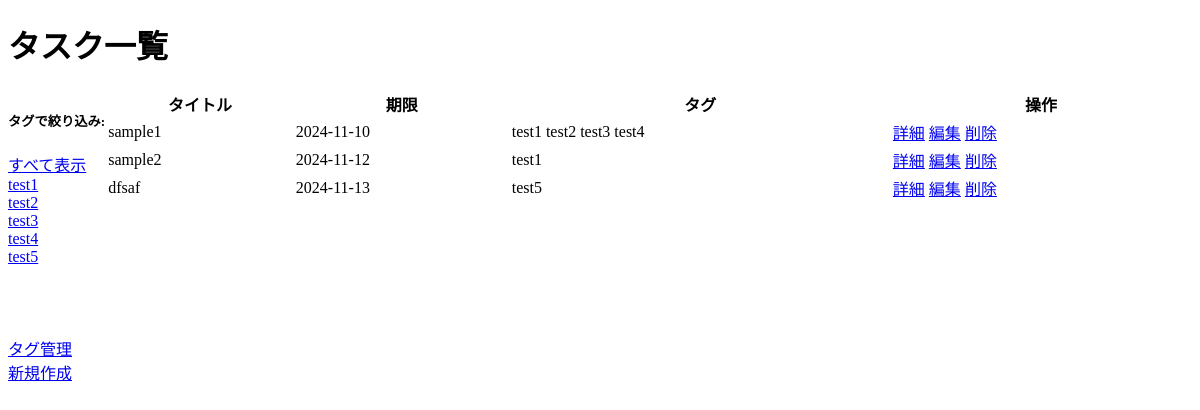
The app's page /, older data.
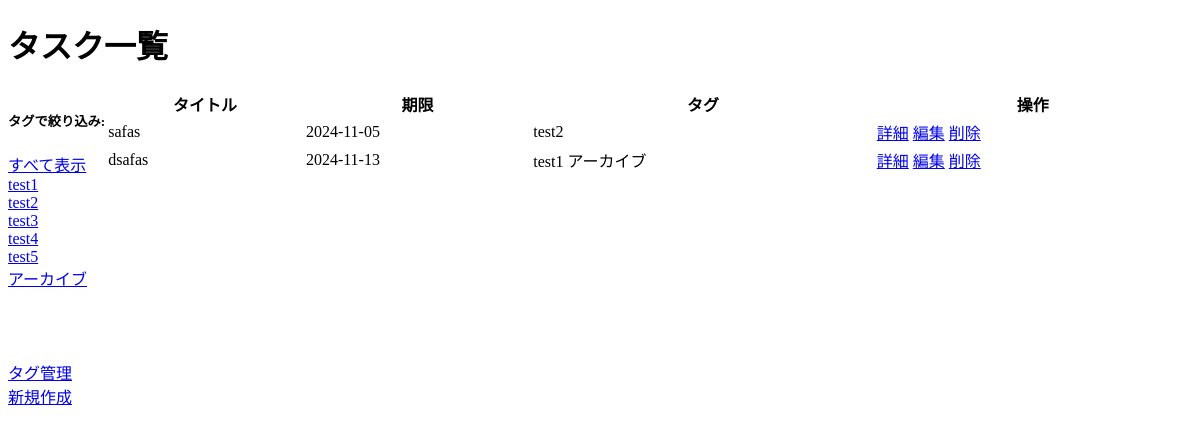
The same page, newer data.
### app.py (models this page shows)
class Tag(db.Model):
    id = db.Column(db.Integer, primary_key=True)
    name = db.Column(db.String(30), nullable=False, unique=True)

class Post(db.Model):
    id = db.Column(db.Integer, primary_key=True)
    title = db.Column(db.String(30), nullable=False)
    detail = db.Column(db.String(100))
    due = db.Column(db.DateTime, nullable=False)
    tags = db.relationship('Tag', secondary=post_tags, lazy='joined',
                          backref=db.backref('posts', lazy=True))

### app.py (the view, shortened to what this page needs)
@app.route("/", methods=['GET', 'POST'])
def index():
    if request.method == 'GET':
        tag_name = request.args.get('tag')
        if tag_name:
            tag = Tag.query.filter_by(name=tag_name).first()
            if tag:
                posts = tag.posts
            else:
                posts = []
        else:
            posts = Post.query.order_by(Post.due).all()
        tags = Tag.query.all()  # すべてのタグを取得
        return render_template('index.html', posts=posts, tags=tags)

### templates/index.html
{% extends 'base.html' %}
{% block head %}
    <link rel="stylesheet" href="../static/style.css">
{% endblock %}
{% block content %}
<h1 class="my-4">タスク一覧</h1>
<div class="container">
    <div class="header-content">
        <div class="mb-4">
            <h5>タグで絞り込み:</h5>
            <div class="d-flex flex-wrap gap-2">
                <a href="/" class="btn btn-outline-primary btn-sm">すべて表示</a><br>
                {% for tag in tags %}
                    <a href="/?tag={{ tag.name }}" class="btn btn-outline-secondary btn-sm">{{ tag.name }}</a><br>
                {% endfor %}
            </div>
        </div>
        <div>
            <br>
            <br>
            <a href="/tags" class="btn btn-secondary mb-3 ms-2">タグ管理</a><br>
            <a href="/create" class="btn btn-primary mb-3">新規作成</a>
        </div>
    </div>
    <div class="table-container">
        <table class="table">
            <thead>
                <tr>
                    <th>タイトル</th>
                    <th>期限</th>
                    <th>タグ</th>
                    <th>操作</th>
                </tr>
            </thead>
            <tbody>
            {% for post in posts %}
                <tr>
                    <td>{{ post.title }}</td>
                    <td>{{ post.due.date() }}</td>
                    <td>
                        {% for tag in post.tags %}
                            <span class="badge bg-secondary">{{ tag.name }}</span>
                        {% endfor %}
                    </td>
                    <td>
                        <a href="/detail/{{ post.id }}" class="btn btn-info btn-sm">詳細</a>
                        <a href="/update/{{ post.id }}" class="btn btn-success btn-sm">編集</a>
                        <a href="/delete/{{ post.id }}" class="btn btn-danger btn-sm">削除</a>
                    </td>
                </tr>
            {% endfor %}
            </tbody>
        </table>
    </div>
</div>
{% endblock %}

### templates/base.html (shortened to what this page needs)
<!DOCTYPE html>
<html lang="ja">
<head>
    {% block head %}{% endblock %}
</head>
<body>
    {% block content %}{% endblock %}
</body>
</html>

### static/style.css (style rules this page uses)
.container { display: flex; justify-content: space-between; align-items: flex-start; }
.header-content { display: flex; flex-direction: column; gap: 1rem; }
.table-container { flex-grow: 1; }
.table { width: 100%; }

Row changes from the older to the newer data that the page shows:
removed Post: title "sample1", due "2024-11-10", Tag (name "test1"), Tag (name "test2"), Tag (name "test3"), Tag (name "test4")
removed Post: title "sample2", due "2024-11-12", Tag (name "test1")
removed Post: title "dfsaf", due "2024-11-13", Tag (name "test5")
now on this page (row edited): Tag: name "アーカイブ"
added Post: title "safas", due "2024-11-05", Tag (name "test2")
added Post: title "dsafas", due "2024-11-13", Tag (name "test1")
